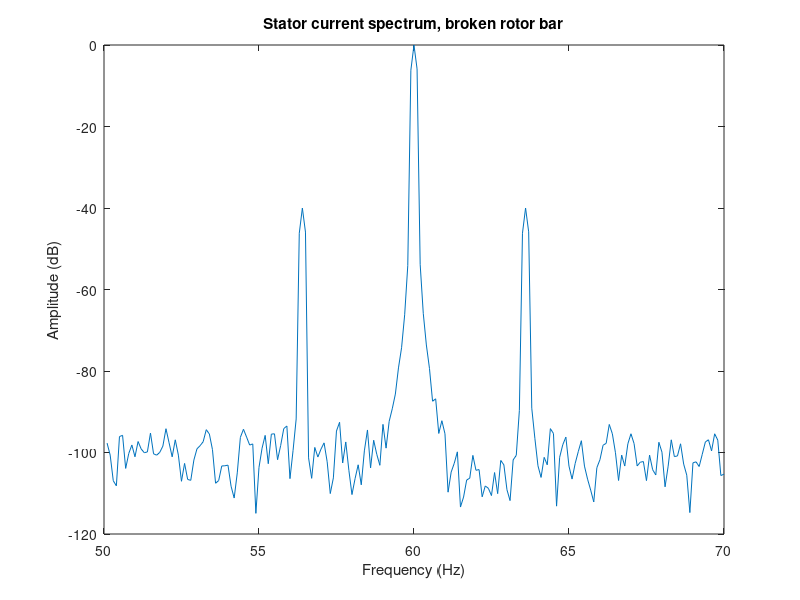

Recreate this plot in MATLAB.
% A broken rotor bar in a 4-pole, 60 Hz induction motor at 3% slip: sidebands at
% (1 - 2s)f and (1 + 2s)f in the stator current, measured against the supply line.
fs = 5000;  t = (0:1/fs:10)';  f = 60;  s = 0.03;
i = sin(2*pi*f*t) .* (1 + 0.02*cos(2*pi*2*s*f*t)) + 0.001*randn(size(t));
w = hann(numel(i));
P = 20*log10(2*abs(fft(i .* w)) / sum(w));
fq = (0:numel(i)-1)' * fs / numel(i);
df = fs / numel(i);                              % frequency resolution
k1 = round(55/df) + 1;  k2 = round(57/df) + 1;
[side, j] = max(P(k1:k2));
fprintf('lower sideband at %.2f Hz, expected %.2f Hz from the slip\n', (k1 + j - 2)*df, (1 - 2*s)*f);
fprintf('%.0f dB below the supply line\n', max(P) - side);

show = fq > 50 & fq < 70;
plot(fq(show), P(show));
title('Stator current spectrum, broken rotor bar');
xlabel('Frequency (Hz)');
ylabel('Amplitude (dB)');
